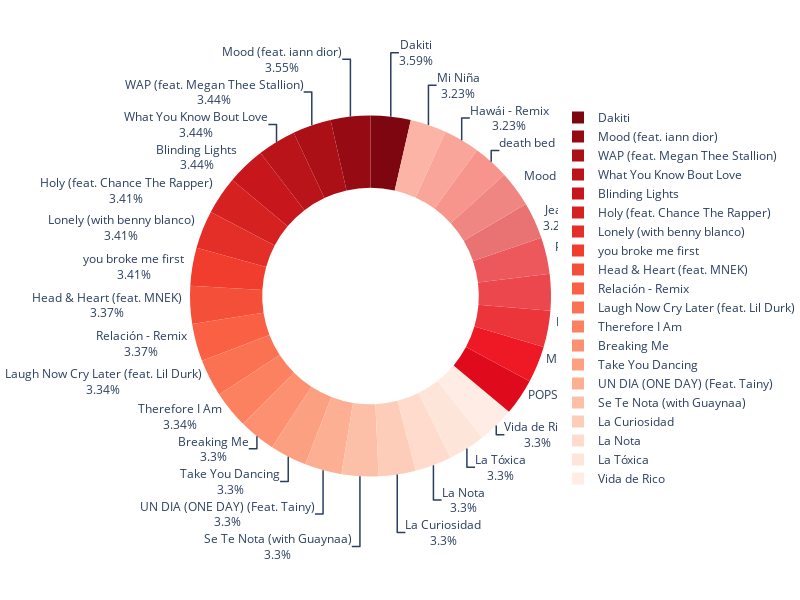

Source (notebook cell):
### Code cell
import plotly.offline as pyo
import plotly.graph_objs as go
import plotly.express as px

# Convert the list of tuples to a DataFrame
df_words = pd.DataFrame(song_popularity, columns=['words', 'count'])

n = 20
pal = list(sns.color_palette(palette='Reds_r', n_colors=n).as_hex())

fig = px.pie(df_words[0:30], values='count', names='words',
             color_discrete_sequence=pal)

fig.update_traces(textposition='outside', textinfo='percent+label',
                  hole=.6, hoverinfo="label+percent+name")

fig.update_layout(width=800, height=600,
                  margin=dict(t=0, l=0, r=0, b=0))
fig.show()

### Figure 1 — Plotly figure (JSON) as saved in the notebook; plotly's stock layout.template omitted (floating-point values rounded to 4 significant figures)
{"data": [{"domain": {"x": [0, 1], "y": [0, 1]}, "hole": 0.6, "hoverinfo": "label+percent+name", "hovertemplate": "words=%{label}<br>count=%{value}<extra></extra>", "labels": ["Dakiti", "Mood (feat. iann dior)", "WAP (feat. Megan Thee Stallion)", "What You Know Bout Love", "Blinding Lights", "Holy (feat. Chance The Rapper)", "Lonely (with benny blanco)", "you broke me first", "Head & Heart (feat. MNEK)", "Relación - Remix", "Laugh Now Cry Later (feat. Lil Durk)", "Therefore I Am", "Breaking Me", "Take You Dancing", "UN DIA (ONE DAY) (Feat. Tainy)", "Se Te Nota (with Guaynaa)", "La Curiosidad", "La Nota", "La Tóxica", "Vida de Rico", "POPSTAR (feat. Drake)", "Midnight Sky", "BICHOTA", "Una Locura", "Parce (feat. Justin Quiles)", "Jeans", "Mood Swings (feat. Lil Tjay)", "death bed (coffee for your head)", "Hawái - Remix", "Mi Niña"], "legendgroup": "", "name": "", "showlegend": true, "textinfo": "percent+label", "textposition": "outside", "type": "pie", "values": [100, 99, 96, 96, 96, 95, 95, 95, 94, 94, 93, 93, 92, 92, 92, 92, 92, 92, 92, 92, 91, 91, 91, 91, 91, 91, 90, 90, 90, 90]}], "layout": {"height": 600, "legend": {"tracegroupgap": 0}, "margin": {"b": 0, "l": 0, "r": 0, "t": 0}, "piecolorway": ["#7e0610", "#960b13", "#aa1016", "#b81419", "#c7171c", "#d52221", "#e32f27", "#f03d2d", "#f44f39", "#f96044", "#fb7252", "#fc8161", "#fc9070", "#fca082", "#fcaf93", "#fcbfa7", "#fdcdb9", "#fedbcc", "#fee5d9", "#ffede5"], "width": 800}}
